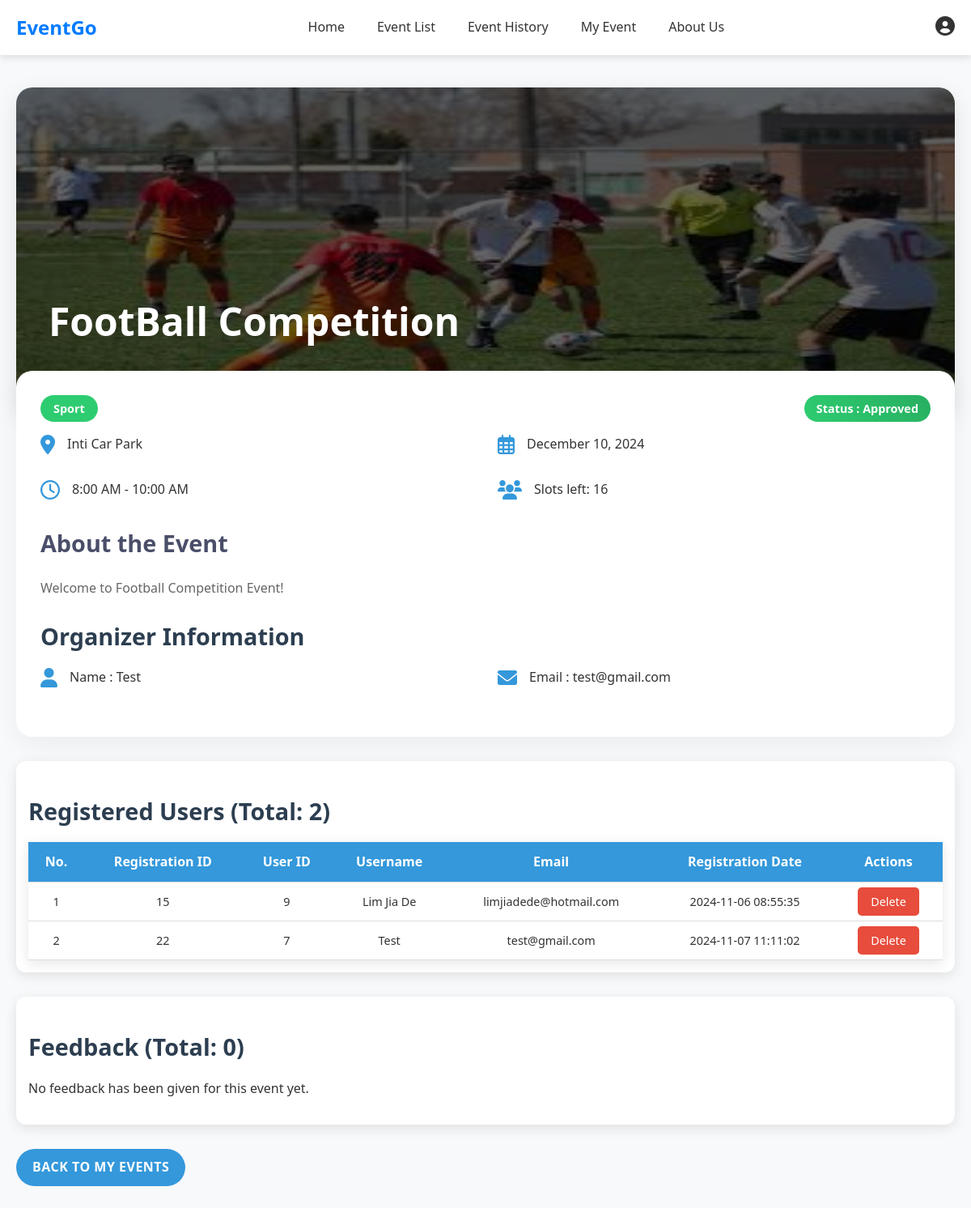
Screenshot of /my_event_view.php?id=6 (signed in) with the database file from the repository.
### tables this page shows
CREATE TABLE `events` (
  `event_id` int(11) NOT NULL,
  `event_name` varchar(150) NOT NULL,
  `event_type` varchar(50) NOT NULL,
  `image` varchar(255) NOT NULL,
  `location` varchar(255) NOT NULL,
  `date` date NOT NULL,
  `start_time` time NOT NULL,
  `end_time` time NOT NULL,
  `description` text NOT NULL,
  `slots` int(11) NOT NULL,
  `created_by` int(11) NOT NULL,
  `status` varchar(20) NOT NULL,
  `time_created` timestamp NOT NULL DEFAULT current_timestamp()
);

CREATE TABLE `user` (
  `user_id` int(11) NOT NULL,
  `username` varchar(50) NOT NULL,
  `email` varchar(100) NOT NULL,
  `password` varchar(255) NOT NULL,
  `telno` varchar(15) NOT NULL,
  `role` varchar(20) NOT NULL,
  `time_created` timestamp NOT NULL DEFAULT current_timestamp()
);

CREATE TABLE `event_registrations` (
  `registration_id` int(11) NOT NULL,
  `event_id` int(11) NOT NULL,
  `user_id` int(11) NOT NULL,
  `registration_date` timestamp NOT NULL DEFAULT current_timestamp()
);

### my_event_view.php (the view, shortened to what this page needs)
<?php
include 'header.php';
$event_id = $_GET['id'];
$registration_count_query = "SELECT COUNT(*) AS total FROM event_registrations WHERE event_id = ?";
$stmt = $conn->prepare($registration_count_query);
$stmt->bind_param("i", $event_id);
$stmt->execute();
$registration_count_result = $stmt->get_result();
$registration_total_rows = $registration_count_result->fetch_assoc()['total'];
$feedback_count_query = "SELECT COUNT(*) AS total FROM feedback WHERE event_id = ?";
$stmt = $conn->prepare($feedback_count_query);
$stmt->bind_param("i", $event_id);
$stmt->execute();
$feedback_count_result = $stmt->get_result();
$feedback_total_rows = $feedback_count_result->fetch_assoc()['total'];
$query = "SELECT e.*, u.username AS organizer_name, u.email AS organizer_email
          FROM events e
          JOIN user u ON e.created_by = u.user_id
          WHERE e.event_id = ?";
$stmt = $conn->prepare($query);
$stmt->bind_param("i", $event_id);
$stmt->execute();
$result = $stmt->get_result();
$event = $result->fetch_assoc();
$registrations_query = "SELECT event_registrations.registration_id, event_registrations.user_id, user.username, user.email, event_registrations.registration_date
                        FROM event_registrations
                        LEFT JOIN user ON event_registrations.user_id = user.user_id
                        WHERE event_registrations.event_id = ?";
$stmt = $conn->prepare($registrations_query);
$stmt->bind_param("i", $event_id);
$stmt->execute();
$registrations_result = $stmt->get_result();
$feedback_query = "SELECT feedback.feedback_id, feedback.user_id, user.username, user.email, feedback.feedback, feedback.rating, feedback.time_created
                   FROM feedback
                   LEFT JOIN user ON feedback.user_id = user.user_id
                   WHERE feedback.event_id = ?";
$stmt = $conn->prepare($feedback_query);
$stmt->bind_param("i", $event_id);
$stmt->execute();
$feedback_result = $stmt->get_result();
$feedback_preview_length = 100;
?>
<!DOCTYPE html>
<html lang="en">
<head>
    <link rel="stylesheet" href="https://cdnjs.cloudflare.com/ajax/libs/font-awesome/6.0.0-beta3/css/all.min.css">
</head>
<body>
    <div class="container">
        <div class="event-header">
            <img src="uploads/<?php echo $event['image']; ?>" alt="<?php echo $event['event_name']; ?>" class="event-image">
            <div class="event-overlay">
                <h1 class="event-title"><?php echo $event['event_name']; ?></h1>
            </div>
        </div>
        <div class="event-info">
            <div class="event-header-row">
                <span class="event-type"><?php echo $event['event_type']; ?></span>
                <span class="event-status <?php echo 'status-' . strtolower($event['status']); ?>">
                    Status : <?php echo $event['status']; ?>
                </span>
            </div>
            <div class="info-grid">
                <div class="info-item">
                    <i class="fas fa-map-marker-alt"></i>
                    <span><?php echo $event['location']; ?></span>
                </div>
                <div class="info-item">
                    <i class="far fa-calendar-alt"></i>
                    <span><?php echo date("F j, Y", strtotime($event['date'])); ?></span>
                </div>
                <div class="info-item">
                    <i class="far fa-clock"></i>
                    <span><?php echo date("g:i A", strtotime($event['start_time'])); ?> - <?php echo date("g:i A", strtotime($event['end_time'])); ?></span>
                </div>
                <div class="info-item">
                    <i class="fas fa-users"></i>
                    <span>Slots left: <?php echo $event['slots']; ?></span>
                </div>
            </div>
            <div class="event-description">
                <h2>About the Event</h2>
                <p><?php echo $event['description']; ?></p>
            </div>
            <div class="organizer-info">
                <h2>Organizer Information</h2>
                <div class="info-grid">
                    <div class="info-item">
                        <i class="fas fa-user"></i>
                        <span>Name : <?php echo $event['organizer_name']; ?></span>
                    </div>
                    <div class="info-item">
                        <i class="fas fa-envelope"></i>
                        <span>Email : <?php echo $event['organizer_email']; ?></span>
                    </div>
                </div>
            </div>
        </div>
        <div class="registrations" id="registrations">
            <h2>Registered Users (Total: <?php echo $registration_total_rows; ?>)</h2>
            <?php if (mysqli_num_rows($registrations_result) > 0): ?>
            <table>
                <tr>
                    <th>No.</th>
                    <th>Registration ID</th>
                    <th>User ID</th>
                    <th>Username</th>
                    <th>Email</th>
                    <th>Registration Date</th>
                    <th>Actions</th>
                </tr>
                <?php $num = 1; ?>
                <?php while ($registration = mysqli_fetch_assoc($registrations_result)): ?>
                <tr>
                    <td><?php echo $num++; ?></td>
                    <td><?php echo $registration['registration_id']; ?></td>
                    <td><?php echo $registration['user_id'] ; ?></td>
                    <td><?php echo $registration['username'] ? $registration['username'] : '<span style="color: red;">Deleted User</span>'; ?></td>
                    <td><?php echo $registration['email'] ? $registration['email'] : '<span style="color: red;">Deleted User</span>'; ?></td>
                    <td><?php echo $registration['registration_date']; ?></td>
                    <td>
                        <a href="delete_action.php?action=delete_registration&event_id=<?php echo $event_id; ?>&user_id=<?php echo $registration['user_id']; ?>"
                        onclick="return confirm('Are you sure you want to delete this registration?');" class="delete-button">
                        Delete
                        </a>
                    </td>
                </tr>
                <?php endwhile; ?>
            </table>
            <?php else: ?>
            <p>No users have registered for this event yet.</p>
            <?php endif; ?>
        </div>
        <div class="feedback-section" id="feedback">
            <h2>Feedback (Total: <?php echo $feedback_total_rows; ?>)</h2>
            <?php if (mysqli_num_rows($feedback_result) > 0): ?>
            <table>
                <tr>
                    <th>No.</th>
                    <th>Feedback ID</th>
                    <th>User ID</th>
                    <th>Username</th>
                    <th>Email</th>
                    <th>Feedback</th>
                    <th>Rating</th>
                    <th>Time Created</th>
                    <th>Actions</th>
                </tr>
                <?php $num = 1; ?>
                <?php while ($feedback = mysqli_fetch_assoc($feedback_result)): ?>
                <tr>
                    <td><?php echo $num++; ?></td>
                    <td><?php echo $feedback['feedback_id']; ?></td>
                    <td><?php echo $feedback['user_id']; ?></td>
                    <td><?php echo $feedback['username'] ? $feedback['username'] : '<span style="color: red;">Deleted User</span>'; ?></td>
                    <td><?php echo $feedback['email'] ? $feedback['email'] : '<span style="color: red;">Deleted User</span>'; ?></td>
                    <td>
                        <?php
                        if (strlen($feedback['feedback']) > $feedback_preview_length) {
                            $short_feedback = substr($feedback['feedback'], 0, $feedback_preview_length);
                            $full_feedback = $feedback['feedback'];
                            echo '<span class="short-feedback">' . $short_feedback . '...</span>';
                            echo '<span class="full-feedback" style="display:none;">' . $full_feedback . '</span>';
                            echo '<a href="javascript:void(0)" class="toggle-feedback" onclick="toggleFeedback(this)">Read More</a>';
                        } else {
                            echo $feedback['feedback'];
                        }
                        ?>
                    </td>
                    <td><?php echo $feedback['rating']; ?>/5</td>
                    <td><?php echo $feedback['time_created']; ?></td>
                    <td>
                        <a href="delete_action.php?action=delete_feedback&event_id=<?php echo $event_id; ?>&user_id=<?php echo $feedback['user_id']; ?>"
                        onclick="return confirm('Are you sure you want to delete this feedback?');" class="delete-button">
                        Delete
                        </a>
                    </td>
                </tr>
                <?php endwhile; ?>
            </table>
            <?php else: ?>
            <p>No feedback has been given for this event yet.</p>
            <?php endif; ?>
        </div>
        <div class="button-group">
            <a href="my_event.php" class="back-button">Back to My Events</a>
        </div>
    </div>
</body>
</html>

### header.php (style rules this page uses)
body { font-family: 'Segoe UI', Tahoma, Geneva, Verdana, sans-serif; margin: 0; padding: 0; background-color: #f5f5f5; }

### my_event_view.php (style rules this page uses)
body { font-family: 'Segoe UI', Tahoma, Geneva, Verdana, sans-serif; background-color: #f8f9fa; color: #333; margin: 0; padding: 0; line-height: 1.6; }
.container { max-width: 1200px; margin: 0 auto; padding: 40px 20px; }
.event-header { position: relative; height: 400px; border-radius: 20px; overflow: hidden; box-shadow: 0 10px 30px rgba(0, 0, 0, 0.1); }
.event-image { width: 100%; height: 100%; object-fit: cover no-repeat; }
.event-overlay { position: absolute; top: 0; left: 0; right: 0; bottom: 0; background: rgba(0, 0, 0, 0.6); display: flex; flex-direction: column; justify-content: flex-end; padding: 40px; color: white; }
.event-title { font-size: 3em; font-weight: bold; }
.event-info { background-color: #fff; border-radius: 20px; padding: 30px; box-shadow: 0 10px 30px rgba(0, 0, 0, 0.05); margin-top: -50px; position: relative; }
.event-header-row { display: flex; justify-content: space-between; align-items: center; margin-bottom: 15px; }
.event-type { background-color: #2ecc71; color: white; padding: 5px 16px; border-radius: 50px; text-align: center; font-size: 0.9em; font-weight: bold; }
.event-status { display: inline-block; padding: 5px 15px; font-size: 0.9em; font-weight: bold; text-align: center; border-radius: 20px; margin-left: auto; color: white; }
.status-approved { background: linear-gradient(45deg, #2ecc71, #27ae60); }
.info-grid { display: grid; grid-template-columns: repeat(2, 1fr); gap: 30px; margin-bottom: 30px; }
.info-item { display: flex; align-items: center; }
.info-item i { font-size: 1.5em; margin-right: 15px; color: #3498db; }
.event-description { margin-top: 30px; color: #666; }
.event-description h2 { margin-bottom: 20px; color: #4a4e69; }
.button-group { display: flex; justify-content: space-between; margin-top: 30px; }
.back-button, .disabled-button { display: inline-block; padding: 10px 20px; border-radius: 25px; text-decoration: none; text-transform: uppercase; font-weight: bold; letter-spacing: 0.5px; transition: background-color 0.3s ease; }
.back-button { background-color: #3498db; color: white; }
.registrations, .feedback-section { background-color: #fff; border-radius: 12px; padding: 15px; margin-top: 30px; box-shadow: 0 4px 15px rgba(0, 0, 0, 0.1); }
h2 { font-size: 1.8em; margin-bottom: 15px; color: #2c3e50; }
.registrations table, .feedback-section table { width: 100%; border-collapse: collapse; background-color: #fff; box-shadow: 0 4px 15px rgba(0, 0, 0, 0.1); }
.registrations th, .feedback-section th, .registrations td, .feedback-section td { padding: 12px; text-align: left; border-bottom: 1px solid #ddd; font-size: 0.9em; text-align: center; }
.registrations th, .feedback-section th { background-color: #3498db; color: white; font-size: 1em; }
.delete-button { background-color: #e74c3c; color: white; padding: 8px 16px; border-radius: 5px; text-decoration: none; transition: background-color 0.3s ease; }

### rows the page displays
events: image (picture), event_name "FootBall Competition", event_type "Sport", status "Approved", location "Inti Car Park", date "December 10, 2024", start_time "8:00 AM", end_time "10:00 AM", slots "16", description "Welcome to Football Competition Event!", user.username "Test", user.email "test@gmail.com"
event_registrations: registration_id "15", user "9", user.username "Lim Jia De", user.email "limjiadede@hotmail.com", registration_date "2024-11-06 08:55:35"
event_registrations: registration_id "22", user "7", user.username "Test", user.email "test@gmail.com", registration_date "2024-11-07 11:11:02"

### other values shown
$registration_total_rows "2"
$feedback_total_rows "0"
